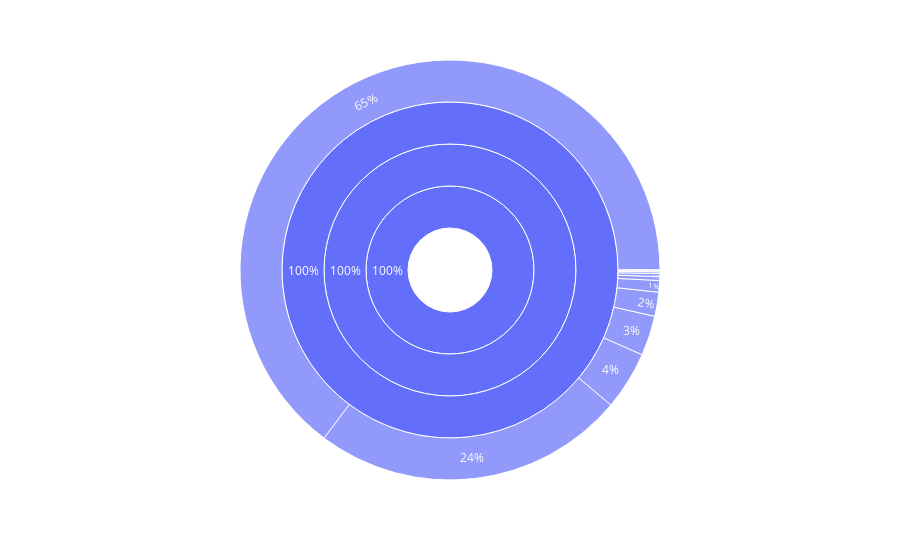

Notebook code cell kept with this figure:
### Code cell
sunburst(espacios_verdes)

### Figure 1 — Plotly figure (JSON) as saved in the notebook; plotly's stock layout.template omitted (floating-point values rounded to 4 significant figures)
{"data": [{"branchvalues": "total", "customdata": [["MINISTERIO DE AMBIENTE Y ESPACIO PUBLICO", "MINISTERIO DE AMBIENTE Y ESPACIO PUBLICO", "DIRECCION GENERAL DE ESPACIOS VERDES", "CUIDADO Y PUESTA EN VALOR DE ESPACIOS VERDES", "A.CU.MAR - VALORIZACION DE LOS ESPACIOS VERDES"], ["MINISTERIO DE AMBIENTE Y ESPACIO PUBLICO", "MINISTERIO DE AMBIENTE Y ESPACIO PUBLICO", "DIRECCION GENERAL DE ESPACIOS VERDES", "CUIDADO Y PUESTA EN VALOR DE ESPACIOS VERDES", "CUIDADO Y PRESERVACION DEL ARBOLADO URBANO"], ["MINISTERIO DE AMBIENTE Y ESPACIO PUBLICO", "MINISTERIO DE AMBIENTE Y ESPACIO PUBLICO", "DIRECCION GENERAL DE ESPACIOS VERDES", "CUIDADO Y PUESTA EN VALOR DE ESPACIOS VERDES", "CUIDADO Y PUESTA EN VALOR DE ESPACIOS VERDES"], ["MINISTERIO DE AMBIENTE Y ESPACIO PUBLICO", "MINISTERIO DE AMBIENTE Y ESPACIO PUBLICO", "DIRECCION GENERAL DE ESPACIOS VERDES", "CUIDADO Y PUESTA EN VALOR DE ESPACIOS VERDES", "CUIDADO Y PUESTA EN VALOR DE GRANDES PARQUES"], ["MINISTERIO DE AMBIENTE Y ESPACIO PUBLICO", "MINISTERIO DE AMBIENTE Y ESPACIO PUBLICO", "DIRECCION GENERAL DE ESPACIOS VERDES", "CUIDADO Y PUESTA EN VALOR DE ESPACIOS VERDES", "CUIDADO Y PUESTA EN VALOR DEL PATRIMONIO CULTURAL Y NATURAL DE LOS ESPACIOS VERDES"], ["MINISTERIO DE AMBIENTE Y ESPACIO PUBLICO", "MINISTERIO DE AMBIENTE Y ESPACIO PUBLICO", "DIRECCION GENERAL DE ESPACIOS VERDES", "CUIDADO Y PUESTA EN VALOR DE ESPACIOS VERDES", "JARDIN BOTANICO CARLOS THAYS"], ["MINISTERIO DE AMBIENTE Y ESPACIO PUBLICO", "MINISTERIO DE AMBIENTE Y ESPACIO PUBLICO", "DIRECCION GENERAL DE ESPACIOS VERDES", "CUIDADO Y PUESTA EN VALOR DE ESPACIOS VERDES", "OBRAS BA ELIGE EV"], ["MINISTERIO DE AMBIENTE Y ESPACIO PUBLICO", "MINISTERIO DE AMBIENTE Y ESPACIO PUBLICO", "DIRECCION GENERAL DE ESPACIOS VERDES", "CUIDADO Y PUESTA EN VALOR DE ESPACIOS VERDES", "OBRAS DE ESPACIOS VERDES"], ["MINISTERIO DE AMBIENTE Y ESPACIO PUBLICO", "MINISTERIO DE AMBIENTE Y ESPACIO PUBLICO", "DIRECCION GENERAL DE ESPACIOS VERDES", "CUIDADO Y PUESTA EN VALOR DE ESPACIOS VERDES", "OBRAS DE ESPACIOS VERDES II"], ["MINISTERIO DE AMBIENTE Y ESPACIO PUBLICO", "MINISTERIO DE AMBIENTE Y ESPACIO PUBLICO", "DIRECCION GENERAL DE ESPACIOS VERDES", "CUIDADO Y PUESTA EN VALOR DE ESPACIOS VERDES", "PUESTA EN VALOR EDIFICIOS"], ["MINISTERIO DE AMBIENTE Y ESPACIO PUBLICO", "MINISTERIO DE AMBIENTE Y ESPACIO PUBLICO", "DIRECCION GENERAL DE ESPACIOS VERDES", "CUIDADO Y PUESTA EN VALOR DE ESPACIOS VERDES", "VALORIZACION DE LOS ESPACIOS VERDES"], ["MINISTERIO DE AMBIENTE Y ESPACIO PUBLICO", "MINISTERIO DE AMBIENTE Y ESPACIO PUBLICO", "DIRECCION GENERAL DE ESPACIOS VERDES", "CUIDADO Y PUESTA EN VALOR DE ESPACIOS VERDES", "VALORIZACION DE LOS ESPACIOS VERDES DE LA CIUDAD"], ["MINISTERIO DE AMBIENTE Y ESPACIO PUBLICO", "MINISTERIO DE AMBIENTE Y ESPACIO PUBLICO", "DIRECCION GENERAL DE ESPACIOS VERDES", "CUIDADO Y PUESTA EN VALOR DE ESPACIOS VERDES", "(?)"], ["MINISTERIO DE AMBIENTE Y ESPACIO PUBLICO", "MINISTERIO DE AMBIENTE Y ESPACIO PUBLICO", "DIRECCION GENERAL DE ESPACIOS VERDES", "CUIDADO Y PUESTA EN VALOR DE ESPACIOS VERDES", "(?)"], ["MINISTERIO DE AMBIENTE Y ESPACIO PUBLICO", "MINISTERIO DE AMBIENTE Y ESPACIO PUBLICO", "DIRECCION GENERAL DE ESPACIOS VERDES", "CUIDADO Y PUESTA EN VALOR DE ESPACIOS VERDES", "(?)"], ["MINISTERIO DE AMBIENTE Y ESPACIO PUBLICO", "MINISTERIO DE AMBIENTE Y ESPACIO PUBLICO", "DIRECCION GENERAL DE ESPACIOS VERDES", "CUIDADO Y PUESTA EN VALOR DE ESPACIOS VERDES", "(?)"]], "domain": {"x": [0, 1], "y": [0, 1]}, "hovertemplate": "<b>%{label}</b> <br>$%{value:,.0f}</b> \n                <br>\n                    <br>JURISDICCION: %{customdata[0]}</b>\n                    <br>UNIDAD_EJECUTORA: %{customdata[2]}</b> \n                    <br>\n                        <br>PROGRAMA: %{customdata[3]}</b> \n                        <br>PROYECTO: %{customdata[4]}</b>\n                    </b>\n                </b> ", "ids": ["MINISTERIO DE AMBIENTE Y ESPACIO PUBLICO/MINISTERIO DE AMBIENTE Y ESPACIO PUBLICO/DIRECCION GENERAL DE ESPACIOS VERDES/CUIDADO Y PUESTA EN VALOR DE ESPACIOS VERDES/A.CU.MAR - VALORIZACION DE LOS ESPACIOS VERDES", "MINISTERIO DE AMBIENTE Y ESPACIO PUBLICO/MINISTERIO DE AMBIENTE Y ESPACIO PUBLICO/DIRECCION GENERAL DE ESPACIOS VERDES/CUIDADO Y PUESTA EN VALOR DE ESPACIOS VERDES/CUIDADO Y PRESERVACION DEL ARBOLADO URBANO", "MINISTERIO DE AMBIENTE Y ESPACIO PUBLICO/MINISTERIO DE AMBIENTE Y ESPACIO PUBLICO/DIRECCION GENERAL DE ESPACIOS VERDES/CUIDADO Y PUESTA EN VALOR DE ESPACIOS VERDES/CUIDADO Y PUESTA EN VALOR DE ESPACIOS VERDES", "MINISTERIO DE AMBIENTE Y ESPACIO PUBLICO/MINISTERIO DE AMBIENTE Y ESPACIO PUBLICO/DIRECCION GENERAL DE ESPACIOS VERDES/CUIDADO Y PUESTA EN VALOR DE ESPACIOS VERDES/CUIDADO Y PUESTA EN VALOR DE GRANDES PARQUES", "MINISTERIO DE AMBIENTE Y ESPACIO PUBLICO/MINISTERIO DE AMBIENTE Y ESPACIO PUBLICO/DIRECCION GENERAL DE ESPACIOS VERDES/CUIDADO Y PUESTA EN VALOR DE ESPACIOS VERDES/CUIDADO Y PUESTA EN VALOR DEL PATRIMONIO CULTURAL Y NATURAL DE LOS ESPACIOS VERDES", "MINISTERIO DE AMBIENTE Y ESPACIO PUBLICO/MINISTERIO DE AMBIENTE Y ESPACIO PUBLICO/DIRECCION GENERAL DE ESPACIOS VERDES/CUIDADO Y PUESTA EN VALOR DE ESPACIOS VERDES/JARDIN BOTANICO CARLOS THAYS", "MINISTERIO DE AMBIENTE Y ESPACIO PUBLICO/MINISTERIO DE AMBIENTE Y ESPACIO PUBLICO/DIRECCION GENERAL DE ESPACIOS VERDES/CUIDADO Y PUESTA EN VALOR DE ESPACIOS VERDES/OBRAS BA ELIGE EV", "MINISTERIO DE AMBIENTE Y ESPACIO PUBLICO/MINISTERIO DE AMBIENTE Y ESPACIO PUBLICO/DIRECCION GENERAL DE ESPACIOS VERDES/CUIDADO Y PUESTA EN VALOR DE ESPACIOS VERDES/OBRAS DE ESPACIOS VERDES", "MINISTERIO DE AMBIENTE Y ESPACIO PUBLICO/MINISTERIO DE AMBIENTE Y ESPACIO PUBLICO/DIRECCION GENERAL DE ESPACIOS VERDES/CUIDADO Y PUESTA EN VALOR DE ESPACIOS VERDES/OBRAS DE ESPACIOS VERDES II", "MINISTERIO DE AMBIENTE Y ESPACIO PUBLICO/MINISTERIO DE AMBIENTE Y ESPACIO PUBLICO/DIRECCION GENERAL DE ESPACIOS VERDES/CUIDADO Y PUESTA EN VALOR DE ESPACIOS VERDES/PUESTA EN VALOR EDIFICIOS", "MINISTERIO DE AMBIENTE Y ESPACIO PUBLICO/MINISTERIO DE AMBIENTE Y ESPACIO PUBLICO/DIRECCION GENERAL DE ESPACIOS VERDES/CUIDADO Y PUESTA EN VALOR DE ESPACIOS VERDES/VALORIZACION DE LOS ESPACIOS VERDES", "MINISTERIO DE AMBIENTE Y ESPACIO PUBLICO/MINISTERIO DE AMBIENTE Y ESPACIO PUBLICO/DIRECCION GENERAL DE ESPACIOS VERDES/CUIDADO Y PUESTA EN VALOR DE ESPACIOS VERDES/VALORIZACION DE LOS ESPACIOS VERDES DE LA CIUDAD", "MINISTERIO DE AMBIENTE Y ESPACIO PUBLICO/MINISTERIO DE AMBIENTE Y ESPACIO PUBLICO/DIRECCION GENERAL DE ESPACIOS VERDES/CUIDADO Y PUESTA EN VALOR DE ESPACIOS VERDES", "MINISTERIO DE AMBIENTE Y ESPACIO PUBLICO/MINISTERIO DE AMBIENTE Y ESPACIO PUBLICO/DIRECCION GENERAL DE ESPACIOS VERDES", "MINISTERIO DE AMBIENTE Y ESPACIO PUBLICO/MINISTERIO DE AMBIENTE Y ESPACIO PUBLICO", "MINISTERIO DE AMBIENTE Y ESPACIO PUBLICO"], "insidetextorientation": "auto", "labels": ["A.CU.MAR - VALORIZACION DE LOS ESPACIOS VERDES", "CUIDADO Y PRESERVACION DEL ARBOLADO URBANO", "CUIDADO Y PUESTA EN VALOR DE ESPACIOS VERDES", "CUIDADO Y PUESTA EN VALOR DE GRANDES PARQUES", "CUIDADO Y PUESTA EN VALOR DEL PATRIMONIO CULTURAL Y NATURAL DE LOS ESPACIOS VERDES", "JARDIN BOTANICO CARLOS THAYS", "OBRAS BA ELIGE EV", "OBRAS DE ESPACIOS VERDES", "OBRAS DE ESPACIOS VERDES II", "PUESTA EN VALOR EDIFICIOS", "VALORIZACION DE LOS ESPACIOS VERDES", "VALORIZACION DE LOS ESPACIOS VERDES DE LA CIUDAD", "CUIDADO Y PUESTA EN VALOR DE ESPACIOS VERDES", "DIRECCION GENERAL DE ESPACIOS VERDES", "MINISTERIO DE AMBIENTE Y ESPACIO PUBLICO", "MINISTERIO DE AMBIENTE Y ESPACIO PUBLICO"], "maxdepth": 10, "name": "", "parents": ["MINISTERIO DE AMBIENTE Y ESPACIO PUBLICO/MINISTERIO DE AMBIENTE Y ESPACIO PUBLICO/DIRECCION GENERAL DE ESPACIOS VERDES/CUIDADO Y PUESTA EN VALOR DE ESPACIOS VERDES", "MINISTERIO DE AMBIENTE Y ESPACIO PUBLICO/MINISTERIO DE AMBIENTE Y ESPACIO PUBLICO/DIRECCION GENERAL DE ESPACIOS VERDES/CUIDADO Y PUESTA EN VALOR DE ESPACIOS VERDES", "MINISTERIO DE AMBIENTE Y ESPACIO PUBLICO/MINISTERIO DE AMBIENTE Y ESPACIO PUBLICO/DIRECCION GENERAL DE ESPACIOS VERDES/CUIDADO Y PUESTA EN VALOR DE ESPACIOS VERDES", "MINISTERIO DE AMBIENTE Y ESPACIO PUBLICO/MINISTERIO DE AMBIENTE Y ESPACIO PUBLICO/DIRECCION GENERAL DE ESPACIOS VERDES/CUIDADO Y PUESTA EN VALOR DE ESPACIOS VERDES", "MINISTERIO DE AMBIENTE Y ESPACIO PUBLICO/MINISTERIO DE AMBIENTE Y ESPACIO PUBLICO/DIRECCION GENERAL DE ESPACIOS VERDES/CUIDADO Y PUESTA EN VALOR DE ESPACIOS VERDES", "MINISTERIO DE AMBIENTE Y ESPACIO PUBLICO/MINISTERIO DE AMBIENTE Y ESPACIO PUBLICO/DIRECCION GENERAL DE ESPACIOS VERDES/CUIDADO Y PUESTA EN VALOR DE ESPACIOS VERDES", "MINISTERIO DE AMBIENTE Y ESPACIO PUBLICO/MINISTERIO DE AMBIENTE Y ESPACIO PUBLICO/DIRECCION GENERAL DE ESPACIOS VERDES/CUIDADO Y PUESTA EN VALOR DE ESPACIOS VERDES", "MINISTERIO DE AMBIENTE Y ESPACIO PUBLICO/MINISTERIO DE AMBIENTE Y ESPACIO PUBLICO/DIRECCION GENERAL DE ESPACIOS VERDES/CUIDADO Y PUESTA EN VALOR DE ESPACIOS VERDES", "MINISTERIO DE AMBIENTE Y ESPACIO PUBLICO/MINISTERIO DE AMBIENTE Y ESPACIO PUBLICO/DIRECCION GENERAL DE ESPACIOS VERDES/CUIDADO Y PUESTA EN VALOR DE ESPACIOS VERDES", "MINISTERIO DE AMBIENTE Y ESPACIO PUBLICO/MINISTERIO DE AMBIENTE Y ESPACIO PUBLICO/DIRECCION GENERAL DE ESPACIOS VERDES/CUIDADO Y PUESTA EN VALOR DE ESPACIOS VERDES", "MINISTERIO DE AMBIENTE Y ESPACIO PUBLICO/MINISTERIO DE AMBIENTE Y ESPACIO PUBLICO/DIRECCION GENERAL DE ESPACIOS VERDES/CUIDADO Y PUESTA EN VALOR DE ESPACIOS VERDES", "MINISTERIO DE AMBIENTE Y ESPACIO PUBLICO/MINISTERIO DE AMBIENTE Y ESPACIO PUBLICO/DIRECCION GENERAL DE ESPACIOS VERDES/CUIDADO Y PUESTA EN VALOR DE ESPACIOS VERDES", "MINISTERIO DE AMBIENTE Y ESPACIO PUBLICO/MINISTERIO DE AMBIENTE Y ESPACIO PUBLICO/DIRECCION GENERAL DE ESPACIOS VERDES", "MINISTERIO DE AMBIENTE Y ESPACIO PUBLICO/MINISTERIO DE AMBIENTE Y ESPACIO PUBLICO", "MINISTERIO DE AMBIENTE Y ESPACIO PUBLICO", ""], "textinfo": "percent entry", "type": "sunburst", "values": [12607967, 16600001, 1333023236, 49100000, 3500000, 4000000, 7252834, 169731781, 102530490, 200000, 3580602639, 248558473, 5527707421, 5527707421, 5527707421, 5527707421]}], "layout": {"legend": {"tracegroupgap": 0}, "margin": {"t": 60}}}
